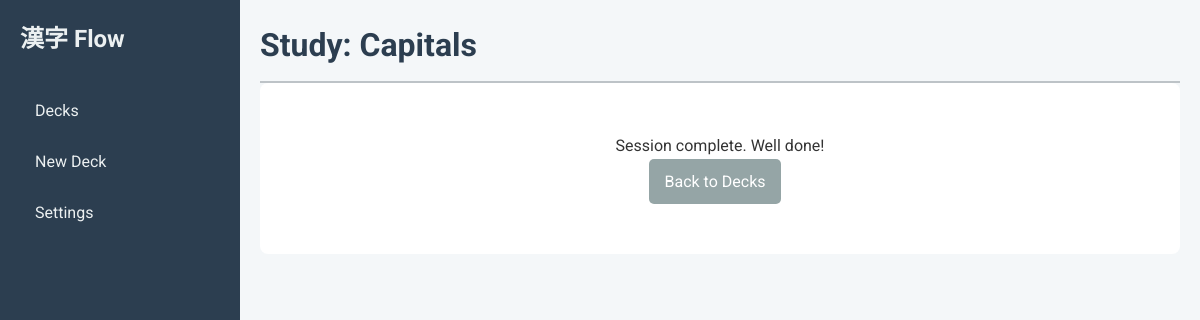
/study/1, run on an earlier commit of the app's database.
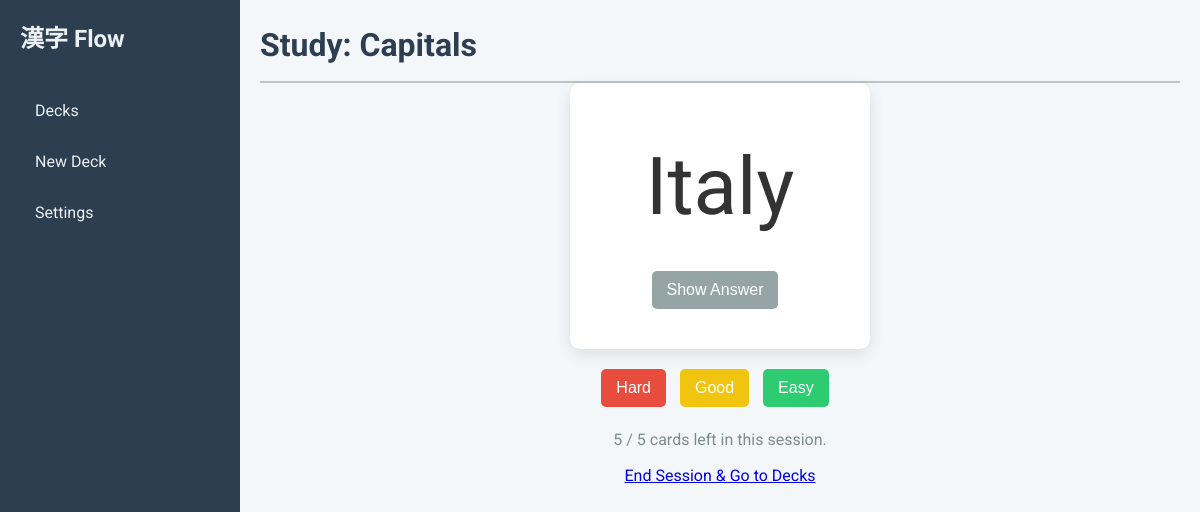
And on a later commit of the database.
### tables this page shows
CREATE TABLE decks (
            id INTEGER PRIMARY KEY AUTOINCREMENT,
            name TEXT NOT NULL UNIQUE,
            card_template TEXT NOT NULL,
            card_css TEXT NOT NULL,
            new_cards_per_day INTEGER,
            max_reviews_per_day INTEGER
        );

### app/main.py (the view)
@app.get("/study/{deck_id}", response_class=HTMLResponse)
async def study_deck(request: Request, deck_id: int, db: sqlite3.Connection = Depends(get_database)):
    deck = crud.get_deck(db, deck_id)
    if not deck:
        return RedirectResponse(url="/decks")
    session = request.session
    session_key = f"study_session_deck_{deck_id}"
    if session_key not in session:
        global_new_cards = int(crud.get_setting(db, "new_cards_per_day") or "5")
        global_max_reviews = int(crud.get_setting(db, "max_reviews_per_day") or "20")
        effective_new_cards = deck.new_cards_per_day or global_new_cards
        effective_max_reviews = deck.max_reviews_per_day or global_max_reviews
        cards_for_session = crud.get_cards_for_review(
            db, deck_id, date.today(),
            new_card_limit=effective_new_cards,
            total_limit=effective_max_reviews
        )
        session[session_key] = [card.id for card in cards_for_session]
        session[f"{session_key}_total"] = len(cards_for_session) # Store original total for display
    card_ids_in_session = session[session_key]
    total_cards_in_session = session.get(f"{session_key}_total", 0)
    if not card_ids_in_session:
        session.pop(session_key, None)
        session.pop(f"{session_key}_total", None)
        return templates.TemplateResponse(
            "study.html", {
                "request": request, "deck": deck, "current_card": None,
                "message": "Session complete. Well done!"
            })
    next_card_id = card_ids_in_session[0]
    current_card = crud.get_card(db, next_card_id)
    return templates.TemplateResponse(
        "study.html", {
            "request": request, "deck": deck, "current_card": current_card,
            "reviews_left": len(card_ids_in_session),
            "total_reviews_today": total_cards_in_session
        })

### templates/study.html (shortened to what this page needs)
{% extends "base.html" %}
{% block page_title %}Study: {{ deck.name }}{% endblock %}
{% block content %}
    {% if current_card %}
        <div class="kanji-card-container">
            {{ render_template_string(deck.card_template, card=current_card) | safe }}
            <div class="review-buttons" style="margin-top: 20px;">
                <form action="/submit_review/{{ deck.id }}" method="post" style="display: inline;">
                    <button type="submit" name="quality" value="1" class="btn btn-danger">Hard</button>
                </form>
                <form action="/submit_review/{{ deck.id }}" method="post" style="display: inline;">
                    <button type="submit" name="quality" value="3" class="btn btn-warning">Good</button>
                </form>
                <form action="/submit_review/{{ deck.id }}" method="post" style="display: inline;">
                    <button type="submit" name="quality" value="5" class="btn btn-success">Easy</button>
                </form>
            </div>
        </div>
        <p class="reviews-left" style="text-align: center; margin-top: 20px; color: #7f8c8d;">
            {{ reviews_left }} / {{ total_reviews_today }} cards left in this session.
        </p>
        <div style="text-align: center; margin-top: 10px;">
            <a href="/end_session/{{ deck.id }}">End Session & Go to Decks</a>
        </div>
    {% else %}
        <div class="empty-state">
            <p>{{ message or "No cards to review today!" }}</p>
            <a href="/decks" class="btn btn-secondary">Back to Decks</a>
        </div>
    {% endif %}
{% endblock %}

What changed in the data, as far as the page shows it:
changed decks "Capitals": card_template (not shown) → "Italy Show Answer"
Also different on the page:
{{ reviews_left }}: (not shown) → "5"
{{ total_reviews_today }}: (not shown) → "5"
{{ message or "No cards to review today!" }}: "Session complete. Well done!" → (not shown)
text no longer shown: "Back to Decks"
text now shown: "Hard Good Easy / cards left in this session. End Session & Go to Decks"
